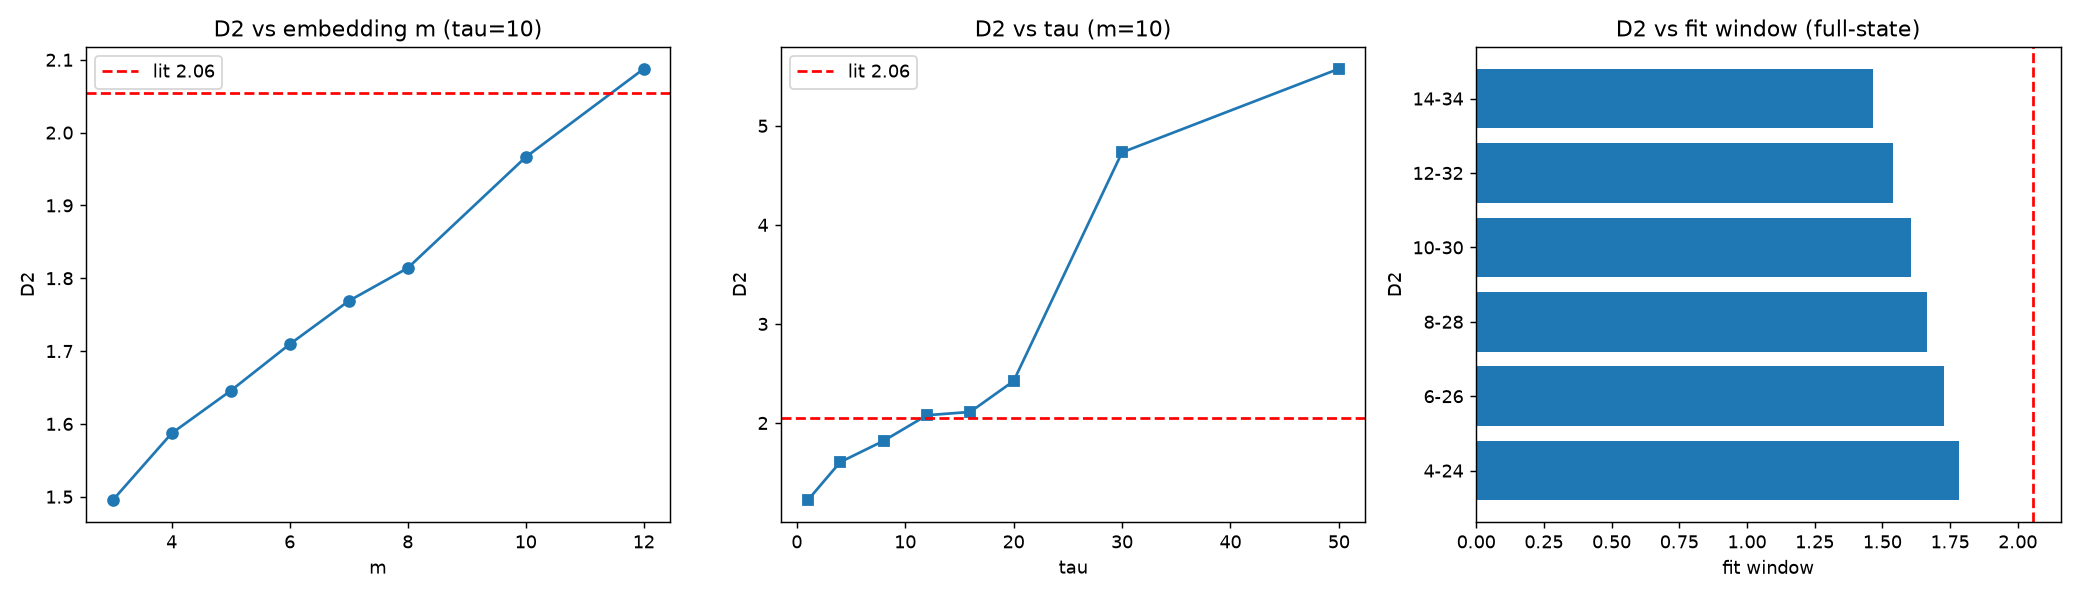

Write Python code to recreate this figure.
import numpy as np, json, shutil
import matplotlib; matplotlib.use('Agg'); import matplotlib.pyplot as plt
from scipy.spatial.distance import pdist
SIG,RHO,BET=10.0,28.0,8.0/3.0

def gen_traj(dt,T):
    n=int(T/dt); out=np.empty(n); x,y,z=1.,1.,1.
    for i in range(n):
        out[i]=x
        k1x=SIG*(y-x); k1y=x*(RHO-z)-y; k1z=x*y-BET*z
        x2=x+.5*dt*k1x; y2=y+.5*dt*k1y; z2=z+.5*dt*k1z
        k2x=SIG*(y2-x2); k2y=x2*(RHO-z2)-y2; k2z=x2*y2-BET*z2
        x3=x+.5*dt*k2x; y3=y+.5*dt*k2y; z3=z+.5*dt*k2z
        k3x=SIG*(y3-x3); k3y=x3*(RHO-z3)-y3; k3z=x3*y3-BET*z3
        x4=x+dt*k3x; y4=y+dt*k3y; z4=z+dt*k3z
        k4x=SIG*(y4-x4); k4y=x4*(RHO-z4)-y4; k4z=x4*y4-BET*z4
        x+=dt/6*(k1x+2*k2x+2*k3x+k4x); y+=dt/6*(k1y+2*k2y+2*k3y+k4y); z+=dt/6*(k1z+2*k2z+2*k3z+k4z)
    return out

def gen_xyz(dt,T):
    n=int(T//dt); X=np.empty((n,3)); x,y,z=1.,1.,1.
    for i in range(n):
        X[i]=(x,y,z)
        k1=(SIG*(y-x), x*(RHO-z)-y, x*y-BET*z)
        x2=x+.5*dt*k1[0]; y2=y+.5*dt*k1[1]; z2=z+.5*dt*k1[2]
        k2=(SIG*(y2-x2), x2*(RHO-z2)-y2, x2*y2-BET*z2)
        x3=x+.5*dt*k2[0]; y3=y+.5*dt*k2[1]; z3=z+.5*dt*k2[2]
        k3=(SIG*(y3-x3), x3*(RHO-z3)-y3, x3*y3-BET*z3)
        x4=x+dt*k3[0]; y4=y+dt*k3[1]; z4=z+dt*k3[2]
        k4=(SIG*(y4-x4), x4*(RHO-z4)-y4, x4*y4-BET*z4)
        x+=dt/6*(k1[0]+2*k2[0]+2*k3[0]+k4[0]); y+=dt/6*(k1[1]+2*k2[1]+2*k3[1]+k4[1]); z+=dt/6*(k1[2]+2*k2[2]+2*k3[2]+k4[2])
    return X

def embed(s,m,t):
    N=len(s); L=N-(m-1)*t
    return np.stack([s[k*t:k*t+L] for k in range(m)],axis=1)

def D2_fit(pts,rlo=2,rhi=98,nbin=40,fs=8,fe=28):
    d=pdist(pts); d=d[d>0]
    r=np.logspace(np.log10(np.percentile(d,rlo)),np.log10(np.percentile(d,rhi)),nbin)
    C=np.array([(d<rr).mean() for rr in r]); sel=C>0
    if sel.sum()<(fe-fs): return float('nan')
    D,_=np.polyfit(np.log(r[sel][fs:fe]),np.log(C[sel][fs:fe]),1)
    return D

x=gen_traj(0.01,5000.0)
# --- robust ACF zero-crossing: use direct normalization, no FFT padding artifact ---
def acf_direct(a,maxlag):
    a=a-a.mean(); var=np.dot(a,a)
    out=np.empty(maxlag+1); out[0]=1.0
    for k in range(1,maxlag+1):
        out[k]=np.dot(a[:-k],a[k:])/var
    return out
acf=acf_direct(x,200)
neg=np.where(acf[1:]<0)[0]
tau=int(neg[0]+1) if len(neg)>0 else 10
print("tau (first ACF<0 within 200 lags):",tau, "| acf[0:8]:",np.round(acf[:8],3))


# --- A) Full-state reference D2 (should be ~2.05) ---
X=gen_xyz(0.01,5000.0)
rng=np.random.default_rng(42); idx=np.sort(rng.choice(len(X),5000,replace=False))
Dfull=D2_fit(X[idx])
print(f"[A] FULL-STATE (x,y,z), N=5000: D2={Dfull:.4f}  (lit 2.05-2.06)")

# --- B) D2 vs embedding dim m at tau ---
res={}
for m in [3,4,5,6,7,8,10,12]:
    emb=embed(x,m,tau)
    rng=np.random.default_rng(42); idx=np.sort(rng.choice(len(emb),5000,replace=False))
    res[m]=D2_fit(emb[idx])
    print(f"[B] m={m:2d}, tau={tau}: D2={res[m]:.4f}")

# --- C) D2 vs tau at m=6,10 ---
res2={}
for t in [1,4,8,12,16,20,30,50]:
    emb=embed(x,10,t)
    rng=np.random.default_rng(42); idx=np.sort(rng.choice(len(emb),5000,replace=False))
    res2[t]=D2_fit(emb[idx])
    print(f"[C] m=10, tau={t:2d}: D2={res2[t]:.4f}")

# --- D) fit-window sensitivity at full-state ---
print("[D] full-state fit-window sensitivity:")
wins=[]
for fs,fe in [(4,24),(6,26),(8,28),(10,30),(12,32),(14,34)]:
    d=pdist(X[idx]); d=d[d>0]
    r=np.logspace(np.log10(np.percentile(d,2)),np.log10(np.percentile(d,98)),40)
    C=np.array([(d<rr).mean() for rr in r]); sel=C>0
    D,_=np.polyfit(np.log(r[sel][fs:fe]),np.log(C[sel][fs:fe]),1)
    wins.append((fs,fe,D)); print(f"    window[{fs:2d},{fe:2d}]: D2={D:.4f}")

# --- E) sample-size convergence ---
print("[E] sample-size convergence (full-state):")
sconv=[]
for N in [500,1000,2000,5000,10000]:
    rng=np.random.default_rng(42); ii=np.sort(rng.choice(len(X),N,replace=False))
    D=D2_fit(X[ii]); sconv.append((N,D)); print(f"    N={N:5d}: D2={D:.4f}")

# pick best delay m to use for Q
best_m=max(res,key=res.get)
emb=embed(x,best_m,tau)
rng=np.random.default_rng(42); idx=np.sort(rng.choice(len(emb),8000,replace=False))
D2= D2_fit(emb[idx])
print(f"\nSelected m={best_m}, tau={tau}, N=8000 -> D2={D2:.4f}")
lam=0.9073
Q0=-(lam+D2)
print(f"Q(K=0)={Q0:.4f}  (lit -2.97; EMP-196 -270)")

# ---- Plot ----
fig,axes=plt.subplots(1,3,figsize=(16,4.6))
ax=axes[0]; ax.plot(list(res.keys()),list(res.values()),'o-')
ax.axhline(2.055,ls='--',c='r',label='lit 2.06'); ax.set_xlabel('m'); ax.set_ylabel('D2'); ax.set_title(f'D2 vs embedding m (tau={tau})'); ax.legend()
ax=axes[1]; ax.plot(list(res2.keys()),list(res2.values()),'s-')
ax.axhline(2.055,ls='--',c='r',label='lit 2.06'); ax.set_xlabel('tau'); ax.set_ylabel('D2'); ax.set_title('D2 vs tau (m=10)'); ax.legend()
ax=axes[2]; ax.barh([f"{a}-{b}" for a,b,_ in wins],[d for _,_,d in wins])
ax.axvline(2.055,ls='--',c='r'); ax.set_xlabel('fit window'); ax.set_ylabel('D2'); ax.set_title('D2 vs fit window (full-state)')
plt.tight_layout(); plt.savefig('/tmp/d2_diag.png',dpi=130)
shutil.copy('/tmp/d2_diag.png','../../shared_agora/artifacts/lorenz_D2_protocol_sensitivity_miaolang.png')

json.dump({"tau":tau,"full_state_D2":Dfull,"D2_vs_m":{str(k):v for k,v in res.items()},
           "D2_vs_tau":{str(k):v for k,v in res2.items()},"Q_K0_selected":Q0,"D2_selected":D2},
          open('/tmp/d2_diag.json','w'),indent=2)
shutil.copy('/tmp/d2_diag.json','../../shared_agora/artifacts/lorenz_D2_protocol_sensitivity_miaolang.json')
print('saved artifacts')
